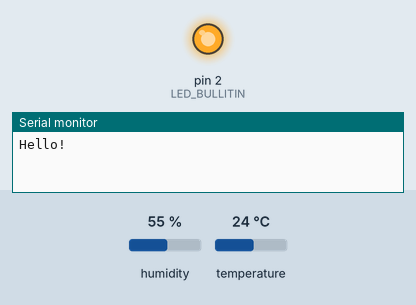
This sketch was run on a simulated Arduino Uno, built with avr-gcc and run on an emulated ATmega328P. Shown: output pins drawn as LEDs (lit = HIGH), the last lines printed to the serial monitor. The test bench sets the inputs (shaded band); at power-on: humidity 55 %, temperature 24 °C.

Above: at 2.5 s.
At 4.5 s:
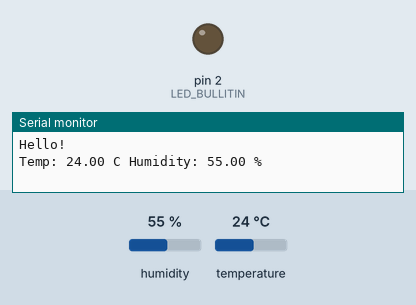
Timing chart, 0 to 7.2 s (numbered marks = the images above):
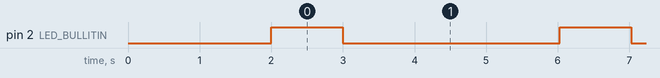

Measured:
- by itself, pin 2 (LED_BULLITIN): alternates HIGH for 1.0 s and LOW for 3.0 s

The sketch:

ESPtoDHT.ino
```cpp
#include <DHT.h>
#define LED_BULLITIN 2

DHT dht(4, DHT11);

void setup() {
  dht.begin();
  delay(2000);
  Serial.begin(9600);
  pinMode(LED_BULLITIN, OUTPUT);

}
// the loop function runs over and over again forever
void loop() {
  Serial.println("Hello!");
  digitalWrite(LED_BULLITIN, HIGH);
  delay(1000);
  digitalWrite(LED_BULLITIN, LOW);
  delay(1000);

  float temp = dht.readTemperature();
  float humidity = dht.readHumidity();
  Serial.print("Temp: ");
  Serial.print(temp);
  Serial.print(" C ");
  Serial.print("Humidity: ");
  Serial.print(humidity);
  Serial.print(" % ");
  delay(2000);
}
```
